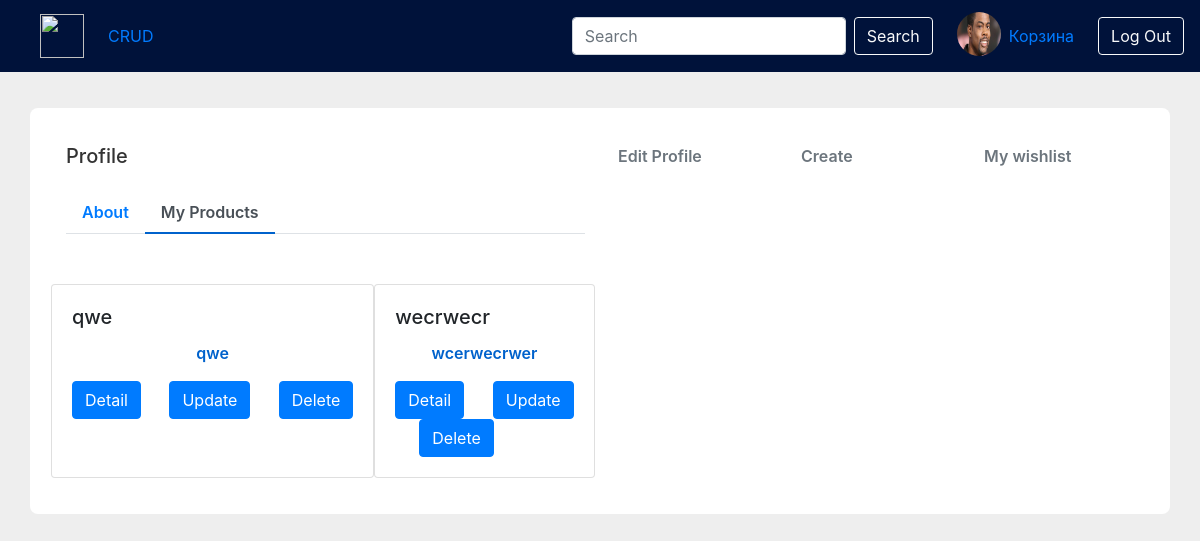
The app's page /profile/products/ (signed in) with its own data.
### app1/models.py (models this page shows, shortened)
class Profile(AbstractUser):
    address = models.CharField(max_length=40, blank=True, null=True, verbose_name='Адресс')
    phone_number = models.CharField(max_length=12, null=True, blank=True, verbose_name='Номер телефона', validators=[
        RegexValidator(
            regex=r'^\+?1?\d{9,15}$',
            message="Phone number must be entered in the format: '+999999999'. Up to 15 digits allowed.")
    ])
    profile_image = models.ImageField(default='/home/pavel/Projects/e-com/static/static_images/in.jpg',
                                      upload_to='images_profile/', null=True, blank=True, verbose_name='Картинка')

class Product(models.Model):
    author = models.ForeignKey(Profile, on_delete=models.CASCADE, verbose_name='Пользователь')
    create_data = models.DateTimeField(auto_now_add=True,
                                       verbose_name='Дата создания')
    name = models.CharField(max_length=30, verbose_name='Имя')
    text = models.TextField()
    price = models.IntegerField(null=True, verbose_name='Цена')
    image = models.ImageField(default='/home/pavel/Projects/e-com/static/static_images/no.png',
                              upload_to='static_images/', null=True, blank=True,
                              verbose_name='Картинка')
    type = models.CharField(choices=ProductType.choices, max_length=40)  # 'choices' передаю свой класс 'ProductType'
    class Meta:
        pass

### app1/views.py (the view)
# urls.py: path('profile/products/', views.ProfileProductsView.as_view(), name='profile_products'),
class ProfileProductsView(ListView):
    template_name = 'profile_products.html'
    context_object_name = 'get_product'
    def get_queryset(self):
        queryset = Product.objects.filter(author=self.request.user)
        return queryset
    def get_context_data(self, *args, **kwargs):
        context = super(ProfileProductsView, self).get_context_data(*args, **kwargs)
        context['wishlist'] = WishList.objects.filter(author=self.request.user).first()
        return context

### app1/templates/profile_products.html (shortened to what this page needs)
{% extends 'home.html' %}
    {% block content %}
    {% load static %}
    <body>
    <link href="//maxcdn.bootstrapcdn.com/bootstrap/4.1.1/css/bootstrap.min.css" rel="stylesheet" id="bootstrap-css">
    <link rel="stylesheet" href="{% static 'app1/css/profile.css' %}">
    {% if update %}
    <h4 class="ml-4">Update Form</h4>
    <form class="ml-4 mt-4" id="update_data" method="post" enctype="multipart/form-data">
        {% csrf_token %}
        {{form}}
    </form>
    <a href="{% url 'home' %}">
        <button form="update_data" type="submit"
                class="btn btn-primary ml-4 mt-4">Apply
        </button>
    </a>
    {% else %}
    <div class="container emp-profile">
        <form method="post">
            <div class="row">
                <div class="col-md-6">
                    <div class="profile-head">
                        <h5 class="mb-4">
                            Profile
                        </h5>
                        <ul class="nav nav-tabs mt-4    " id="myTab" role="tablist">
                            <li class="nav-item">
                                <a class="nav-link" href="{% url 'profile_page' %}" role="tab">About</a>
                            </li>
                            <li class="nav-item">
                                <a class="nav-link active" href="{% url 'profile_products' %}" role="tab">My
                                    Products</a>
                            </li>
                        </ul>
                    </div>
                </div>
                <div class="col-md-2">
                    <a class="profile-edit-btn" href="{% url 'profile_update' user.id %}">Edit Profile </a>
                </div>
                <div class="col-md-2">
                    <a class="profile-edit-btn" href="{% url 'profile_create' %}"> Create </a>
                </div>
                <div class="col-md-2">
                    <a class="profile-edit-btn" data-toggle="modal" href="#" data-target="#exampleModalCenter"> My wishlist </a>
                </div>
            </div>
            <div class="row">
                <div class="col-md-8">
                    <div class="tab-content profile-tab" id="myTabContent">
                        <div class="row">
                            {% for i in get_product %}
                            <div class="card mt-4">
                                <div class="card-body">
                                    <h5 class="card-title">{{i.name}}</h5>
                                    <p class="card-text " align="center">{{i.text|truncatechars:30}}</p>
                                    <a href="{% url 'detail' i.id %}" class="btn btn-primary">Detail</a>
                                    <a href="{% url 'update_page' i.id %}" class="btn btn-primary ml-4"> Update</a>
                                    <form action="{% url 'delete_page' i.id %}" method="post"
                                          onSubmit='return confirm("Для удаления нажмите OK?");'>
                                        <input class="btn btn-primary ml-4" type="submit" value="Delete">
                                    </form>
                                </div>
                            </div>
                            {% endfor %}
                        </div>
                    </div>
                </div>
            </div>
        </form>
    </div>
    {% endif %}
    </body>
    {% endblock %}

### app1/templates/home.html (shortened to what this page needs)
    <!DOCTYPE html>
    <html lang="en">
    <head>
        {% load static %}
        <link rel="stylesheet" href="https://stackpath.bootstrapcdn.com/bootstrap/4.5.2/css/bootstrap.min.css">
        <link rel="stylesheet" href="{% static '/app1/css/back_home.css' %}">
    </head>
    <body>
    <nav class="navbar navbar-expand-lg" style="background-color: #00123A;">
        <a class="navbar-brand ml-4" href="{% url 'home' %}">
            <img src="https://www.pngrepo.com/download/262755/auction.png" width="44" height="44" alt="">
        </a>
        <div class="collapse navbar-collapse" id="navbarSupportedContent">
            <ul class="navbar-nav mr-auto">
                <li class="nav-item">
                    {% if request.user.is_superuser %}
                    <a class="nav-link" href="{% url 'edit_page' %}">CRUD</a>
                    {% endif %}
                </li>
            </ul>
            <form class="form-inline my-2 my-lg-0">
                <form action="" class="form-inline" method="get">
                    <input class="form-control mr-sm-2" type="search" placeholder="Search" aria-label="search"
                           name='search'>
                    <button class="btn btn-outline-light my-2 my-sm-0 mr-3" type="submit">Search</button>
                </form>
                {% if user.is_authenticated %}
                <a class="ml-2" href="{% url 'profile_page' %}">
                    <h4 class="mt-1" style="color: white;"><img class="round" title="{{ user.username }}"
                                                                src="{{ user.profile_image.url }}" width="44"
                                                                height="44"></h4></a>
                <a class=" ml-2" href="{% url 'cart' %}">Корзина </a>
                <a class="btn btn-outline-light ml-4" href="{% url 'account_logout' %}">Log Out</a>
                {% else %}
                <a class=" btn btn-outline-light" href="{% url 'account_login' %}">Log in </a>
                &emsp;
                <a class="btn btn-outline-light" href="{% url 'account_signup' %}"> Sign up</a>
                {% endif %}
            </form>
        </div>
    </nav>
    {% block content %}
    {% load static %}
    {% endblock %}
    </body>
    </html>

### static/app1/css/back_home.css (style rules this page uses)
body { font-family: 'Manrope', sans-serif; background: #eee }

### static/app1/css/profile.css (style rules this page uses)
body { background: #eee; }
.emp-profile { padding: 3%; margin-top: 3%; margin-bottom: 3%; border-radius: 0.5rem; background: #fff; }
.profile-head h5 { color: #333; }
.profile-edit-btn { border: none; border-radius: 1.5rem; width: 70%; padding: 2%; font-weight: 600; color: #6c757d; cursor: pointer; }
.profile-head .nav-tabs { margin-bottom:5%; }
.profile-head .nav-tabs .nav-link { font-weight:600; border: none; }
.profile-head .nav-tabs .nav-link.active { border: none; border-bottom:2px solid #0062cc; }
.profile-tab p { font-weight: 600; color: #0062cc; }

### app1/templates/home.html (style rules this page uses)
.round { border-radius: 100px; }

### records on screen
Profile: profile_image (picture)
Product: name "qwe", text "qwe"
Product: name "wecrwecr", text "wcerwecrwer"
